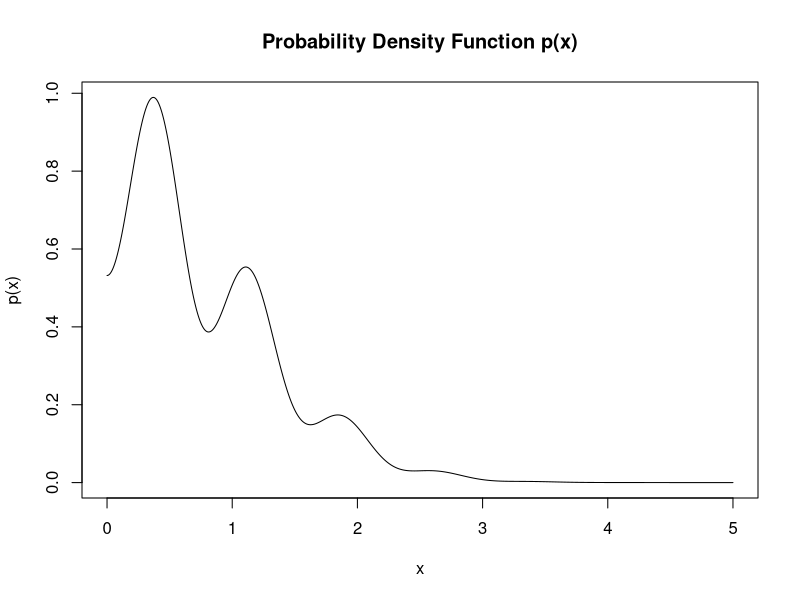
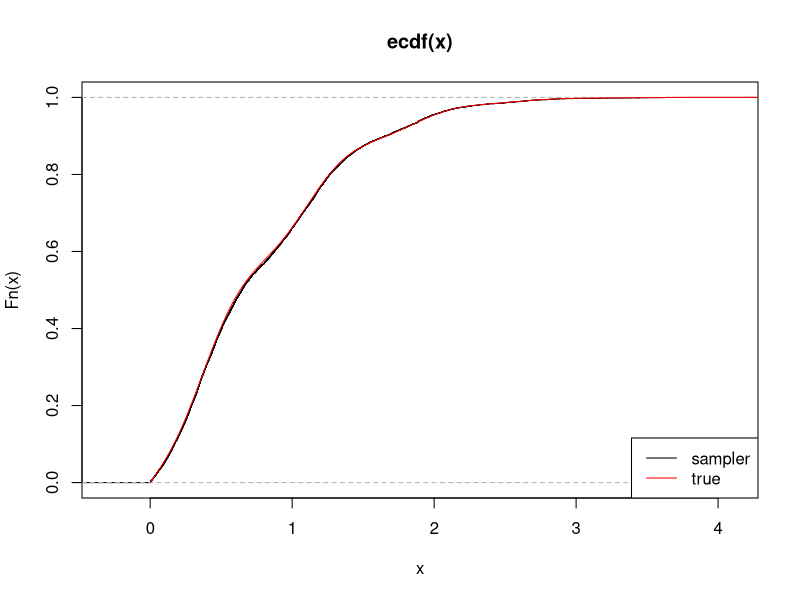

Generate these figures, in order, with R:
## ---- chunk 1
knitr::opts_chunk$set(
  collapse = TRUE,
  comment = "#>"
)
include_solutions <- TRUE
## ---- chunk 2
require(rmarkdown)
require(knitr)
require(kableExtra)
# Library Imports
## ---- chunk 3

### Question 1a

set.seed(100)

p_unnormalised <- function(x) ifelse(0<= x & x <= 5, 
                        exp(-(x^2/2))*((sin(4*x))^2 + 1), 0)


k <- 1/integrate(p_unnormalised,0,5)$value

k


## ---- chunk 4

p <- function(x) p_unnormalised(x) * k

### Plot of p(x)

x_values <- seq(0, 5, length.out = 1000)

plot(x_values, p(x_values), type = "l", xlab = "x", ylab = "p(x)", main = "Probability Density Function p(x)")


## ---- chunk 5

### Question 1b

#Analytical M: 
m_anal <- 2*k*exp(1/2)

m_anal
#OPTMISE M

g <- function(x)dexp(x, rate = 1)

p_g <- function(x) p(x)/g(x)


M_optim <- optim(1,p_g,lower=0,upper=5,method="Brent",control=list(fnscale=-1),hessian=TRUE)$value


M_optim

## ---- chunk 6
### Question 1c

M <- M_optim

1/M
## ---- chunk 7


#Rejection Sampling, modifying function from Problem Sheet 4
set.seed(100)

rf <- function(){
  while(1){
    x <- rexp(1, rate=1)
    if (runif(1) < p(x)/(M*g(x))){
      return(x)
    }
  }
}

x <- replicate(10000,rf())

plot(ecdf(x))


P <- function(x) integrate(p,0,x)$value
t <- seq(0,5,length.out=10000)
lines(t,Vectorize(P)(t),col="red")
legend("bottomright",col=c("black","red"), c("sampler","true"),lty=1)




## ---- chunk 8

### Question 1d

#Monte Carlo estimate

MC <- mean((x>1.5))

MC

## ---- chunk 9

### Confidence Interval

CI <- MC + (sd(x>1.5)/sqrt(10000))*qnorm(c(0.05,0.95))

CI

## ---- chunk 10

### Question 1e 

1 - pgamma(1.5, 1, 1)
1 - pgamma(1.5, 3, 1)
1 - pgamma(1.5, 5, 1)
1 - pgamma(1.5, 7, 1)
1 - pgamma(1.5, 10, 1)

## ---- chunk 11
set.seed(120)

alpha <- 3
N <- 10000

y <- rgamma(N, alpha, 1)

IS <- mean((y>1.5)*p(y)/ dgamma(y, alpha, 1))

IS

## ---- chunk 12

IS_CI <- IS + sd((y>1.5)*p(y)/ dgamma(y, alpha, 1))/ sqrt(10000) * qnorm(c(0.05,0.95))

IS_CI

## ---- chunk 13
#Length of MC confidence interval 
0.1317643 - 0.1208357 

#Length of IS confidence interval 
0.1308870 - 0.1238852

## ---- chunk 14

### Question 2c 

#Generate data:
set.seed(100)

N <- 1000
mu = 5
sigma = 10

X <- rnorm(N, mean=mu, sd = sigma)

Y <- abs(X)

#EM Algorithm

mu_curr <- 1 # Starting point mu = 1
mu_path <- mu_curr
maxsteps <- 1000
step <- 1

wi <- function(mu_n, y) dnorm(y, mu_n, sigma)/(dnorm(y, mu_n, sigma) + dnorm(-y, mu_n, sigma))  

while(step<=maxsteps) {
  # Update algorithm
  mu_next <- (1/N) * sum(Y * (2*sapply(Y, wi, mu_curr) - 1))     
  
  mu_path <- c(mu_path,mu_next)
  if (abs(mu_next-mu_curr)<1e-10) break;
  mu_curr <- mu_next
  step <- step+1
  
  ## should stop when a certain maximum number of steps is reached
}

#mu_path

mu_path[length(mu_path)]


## ---- chunk 15

### Question 2d

EM <- function(mu_curr){
  while(step<=maxsteps) {
  # Update algorithm
  mu_next <- (1/N) * sum(Y * (2*sapply(Y, wi, mu_curr) - 1))     
  
  mu_path <- c(mu_path,mu_next)
  if (abs(mu_next-mu_curr)<1e-10) break;
  mu_curr <- mu_next
  step <- step+1
  
  ## should stop when a certain maximum number of steps is reached
  }
  
  return(mu_path[length(mu_path)])
  
}

EM(-6)
EM(-3)
EM(0)
EM(3)
EM(6)

## ---- chunk 16

### Question 


## ---- chunk 17

### Question 
